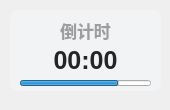
<?xml version="1.0" encoding="UTF-8"?>
<ui version="4.0">
 <class>Theme</class>
 <widget class="QWidget" name="Form">
  <property name="geometry">
   <rect>
    <x>0</x>
    <y>0</y>
    <width>170</width>
    <height>110</height>
   </rect>
  </property>
  <property name="minimumSize">
   <size>
    <width>0</width>
    <height>0</height>
   </size>
  </property>
  <property name="maximumSize">
   <size>
    <width>16777215</width>
    <height>65536</height>
   </size>
  </property>
  <property name="windowTitle">
   <string>活动倒计时</string>
  </property>
  <widget class="ProgressBar" name="progressBar">
   <property name="geometry">
    <rect>
     <x>20</x>
     <y>80</y>
     <width>131</width>
     <height>6</height>
    </rect>
   </property>
   <property name="minimumSize">
    <size>
     <width>0</width>
     <height>5</height>
    </size>
   </property>
   <property name="maximumSize">
    <size>
     <width>16777215</width>
     <height>6</height>
    </size>
   </property>
   <property name="styleSheet">
    <string notr="true"/>
   </property>
   <property name="value">
    <number>75</number>
   </property>
   <property name="textVisible">
    <bool>false</bool>
   </property>
   <property name="orientation">
    <enum>Qt::Horizontal</enum>
   </property>
   <property name="textDirection">
    <enum>QProgressBar::BottomToTop</enum>
   </property>
   <property name="useAni">
    <bool>true</bool>
   </property>
   <property name="val">
    <double>75.000000000000000</double>
   </property>
  </widget>
  <widget class="QLabel" name="activity_countdown_title">
   <property name="geometry">
    <rect>
     <x>10</x>
     <y>10</y>
     <width>151</width>
     <height>41</height>
    </rect>
   </property>
   <property name="font">
    <font>
     <family>Microsoft YaHei UI</family>
     <pointsize>13</pointsize>
     <weight>75</weight>
     <bold>true</bold>
    </font>
   </property>
   <property name="styleSheet">
    <string notr="true">color: rgba(0, 0, 0, 90);
font-weight: bold;</string>
   </property>
   <property name="text">
    <string>倒计时</string>
   </property>
   <property name="textFormat">
    <enum>Qt::PlainText</enum>
   </property>
   <property name="alignment">
    <set>Qt::AlignCenter</set>
   </property>
  </widget>
  <widget class="QLabel" name="activity_countdown">
   <property name="geometry">
    <rect>
     <x>20</x>
     <y>30</y>
     <width>131</width>
     <height>61</height>
    </rect>
   </property>
   <property name="font">
    <font>
     <family>Microsoft YaHei UI</family>
     <pointsize>19</pointsize>
     <weight>75</weight>
     <bold>true</bold>
    </font>
   </property>
   <property name="styleSheet">
    <string notr="true">border: none;
color: rgba(37, 37, 37, 255);
font-weight: bold</string>
   </property>
   <property name="text">
    <string>00:00</string>
   </property>
   <property name="textFormat">
    <enum>Qt::PlainText</enum>
   </property>
   <property name="alignment">
    <set>Qt::AlignCenter</set>
   </property>
  </widget>
  <widget class="QLabel" name="backgnd">
   <property name="geometry">
    <rect>
     <x>10</x>
     <y>10</y>
     <width>151</width>
     <height>81</height>
    </rect>
   </property>
   <property name="styleSheet">
    <string notr="true">background-color: rgba(242, 243, 245, 255);
border-radius: 8px</string>
   </property>
   <property name="text">
    <string/>
   </property>
  </widget>
  <zorder>backgnd</zorder>
  <zorder>progressBar</zorder>
  <zorder>activity_countdown_title</zorder>
  <zorder>activity_countdown</zorder>
 </widget>
 <customwidgets>
  <customwidget>
   <class>ProgressBar</class>
   <extends>QProgressBar</extends>
   <header>qfluentwidgets</header>
  </customwidget>
 </customwidgets>
 <resources/>
 <connections/>
</ui>
